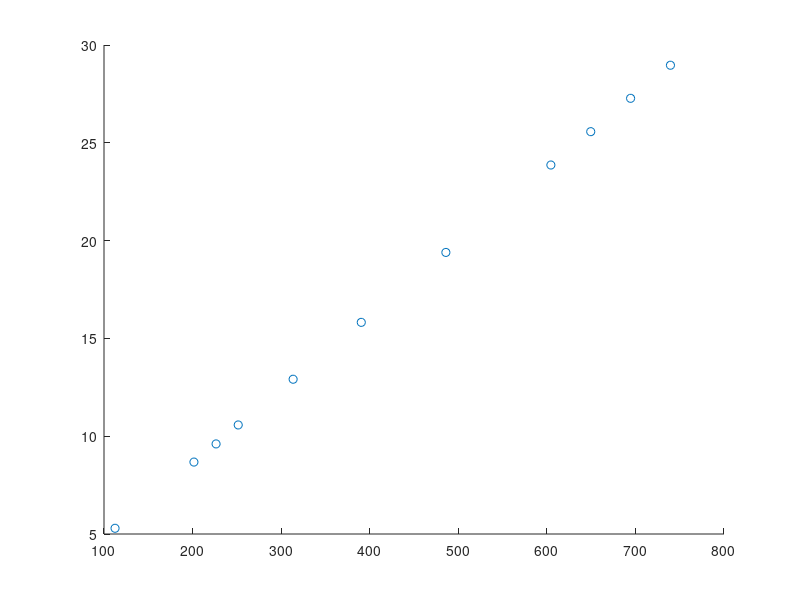

MATLAB code to generate this figure: (Note: this script raises an error after producing the figure.)
clear
A = load('cluster_1.txt');
l = length(A(:,1));
z = A(1:l-1,1);
y = A(1:l-1,2);
tx = A(l,1)
length(z)

scatter(z,y)
hold on
xx = linspace(100,700,100);
b = tx*A(1,1) - A(1,2);
yy = linear_func(xx, b, tx);
plot(xx,yy)